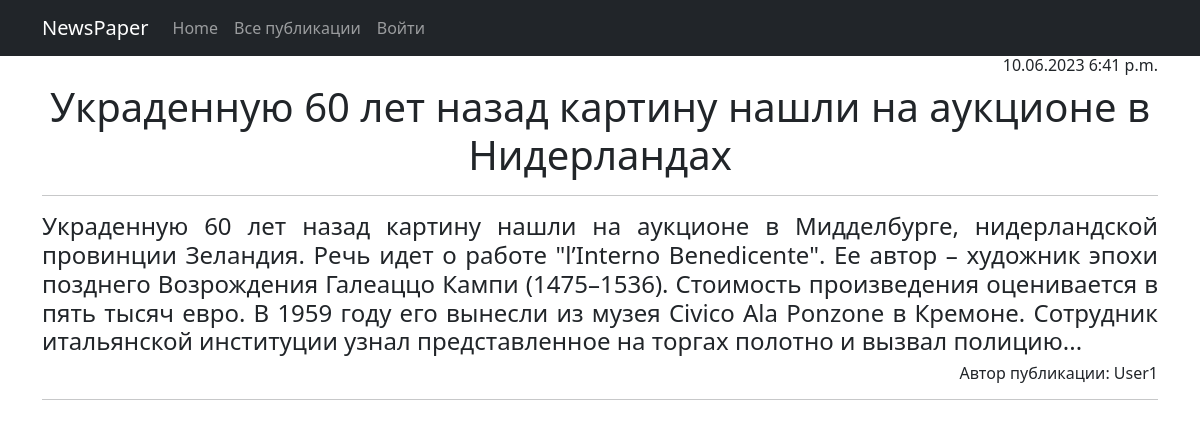
/news/1, run on an earlier commit of the app's database.
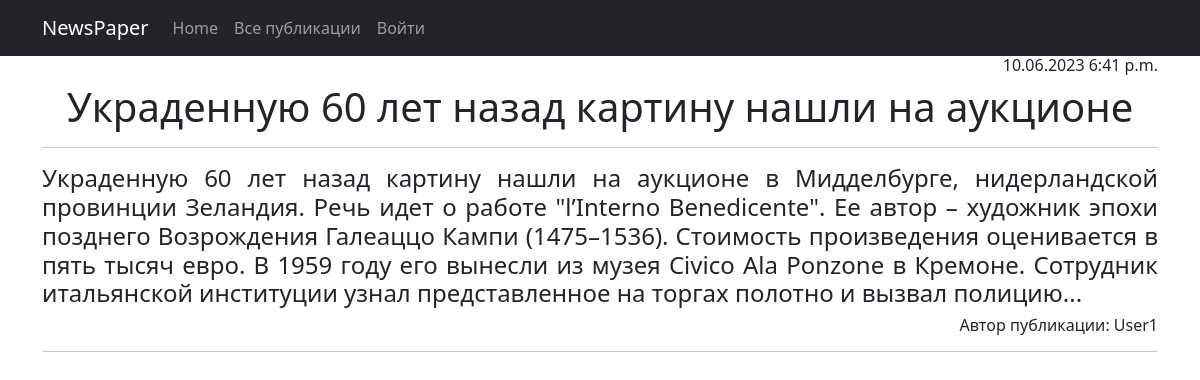
And on a later commit of the database.
### news/models.py (models this page shows, shortened)
class Post(models.Model):
    create_time = models.DateTimeField(auto_now_add=True)
    type = models.CharField(max_length=2, choices=TYPES, default=news)
    title = models.CharField(max_length=255)
    content = models.TextField()
    post_rating = models.IntegerField(default=0)
    author = models.ForeignKey(Author, on_delete=models.PROTECT)
    category = models.ManyToManyField(Category, through='PostCategory')

class Author(models.Model):
    name = models.OneToOneField(User, on_delete=models.PROTECT)
    user_rating = models.IntegerField(default=0)

### news/views.py (the view)
# urls.py: path('<int:pk>', cache_page(300)(PostDetail.as_view()), name='post_detail'),
class PostDetail(DetailView):
    model = Post
    template_name = 'one_news.html'
    context_object_name = 'post'
    def get_object(self, *args, **kwargs):
        obj = cache.get(f'post-{self.kwargs["pk"]}', None)
        if not obj:
            obj = super().get_object(queryset=self.queryset)
            cache.set(f'post-{self.kwargs["pk"]}', obj)
        return obj

### news/templatetags/custom_filters.py (called while the page is built)
@register.filter()
def censor(word):
    bad_words = ['редиска', 'мат']
    if isinstance(word, str):
        for i in word.split():
            if i in bad_words:
                word = word.replace(i, i[0] + '*' * len(i[1:]))
    return word

### templates/one_news.html (shortened to what this page needs)
{% extends 'flatpages/default.html' %}
{% load custom_filters %}
{% block content %}
<h6 align="right">{{ post.create_time|date:'d.m.Y P' }}</h6>
<h1>{{ post.title|censor }}</h1>
<hr>
<h4 align="justify">{{ post.content|censor }}</h4>
<h6 align="right">Автор публикации: {{ post.author.name }}</h6>
<hr>
{% endblock content %}

What changed in the data, as far as the page shows it:
changed Post "User1": title|censor "Украденную 60 лет назад картину нашли на аукционе в Нидерландах" → "Украденную 60 лет назад картину нашли на аукционе"
